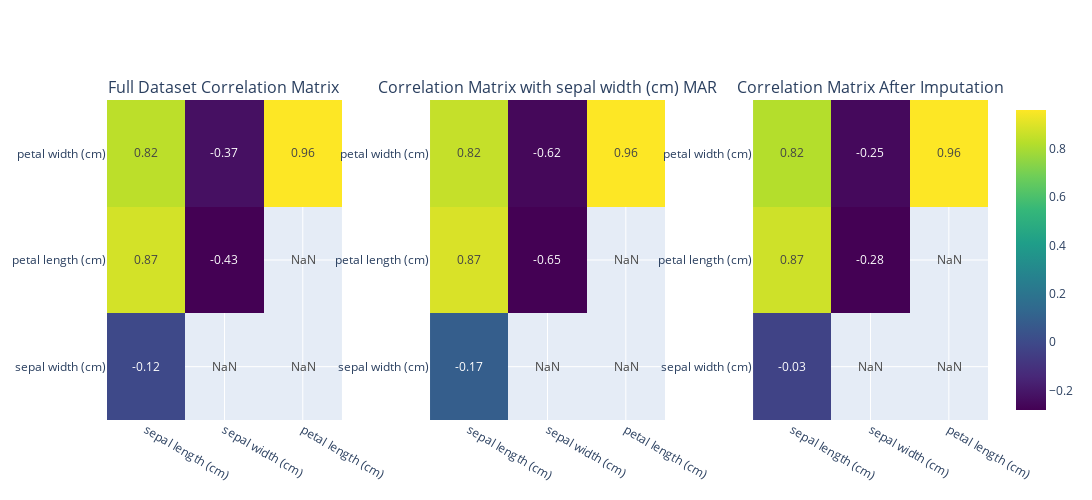

This figure's notebook cell:
### Markdown cell above
<div style="width: 100%; max-width: 100%; background-color: #fefefe; border: 1px solid #333; border-radius: 10px; padding: 20px; font-family: Arial, sans-serif; box-sizing: border-box;">
  <h3 style="color: #18453B; text-align: center;">Problem 2: Correlations and MAR Missingness (10 points)</h3>
  
  <p style="color: #34495e; line-height: 1.6;">
    Next, we will do the same set of steps as in the previous problem, but now for MAR. To make this easy, you will use almost everything you just did in the previous problem. That is, use the iris dataset, make correlation heatmaps, and so on. The difference is that you will not create the missing values radnomly but according to some pattern in another column. 
  </p>
  
  <ul style="color: #34495e; line-height: 1.6;">
    <li>Copy your code from problem 1 to here and get ready to modify it.</li>
    <li>Pick a column to add missing values to.</li>
    <li>Add the missing values, `np.nan`, to the column based on values in one of the other columns. You can do this however you want, but an easy way to start is by creating missing values when the value in another column is above a certain value.</li>
    <li>Again, compare correlation heatmaps for a few choices (e,g,m columns, missingness rules, etc.).</li>
    <li>How did the correlation heatmap change for this MAR case compared with the MCAR case? 
    <li>In a markdown cell, summarize what you learned and what advice you would give to your future self when you are working on data science projects.</li>
  </ul>

  Yes, I will give you some background and code to start with! AS always, comment it if you use any of it.
  
  <!-- <div style="background-color: #6FC276; color: white; padding: 10px; margin-top: 20px; text-align: center; border-radius: 5px;">
    <strong>Tip:</strong> Plan carefully!
  </div> -->
</div>

### Code cell
### ANSWER

import numpy as np
import pandas as pd
import seaborn as sns
import matplotlib.pyplot as plt
from sklearn import datasets

# MAR: Make 'sepal width' missing based on 'petal length'
def introduce_MAR(dataframe, column_to_remove, reference_column, threshold):
    df_mar = dataframe.copy()
    
    # 'petal length' is above the threshold, then apply the mask to that entry
    mask = df_mar[reference_column] > threshold
    
    # add missing values in 'sepal width' where 'petal length' is above the threshold
    df_mar.loc[mask, column_to_remove] = np.nan
    return df_mar

victim_col = 'sepal width (cm)'

# set 'petal length' threshold for MAR
df_mar = introduce_MAR(df, victim_col, 'petal length (cm)', threshold=4.5)

# stats of mutilated data set
mean_val = df_mar[victim_col].mean()
std_val = df_mar[victim_col].std()

# impute missing values using randn (Poor Man's EM)

# get missing indices
missing_indices = df_mar[victim_col].isna()
df_imputed = df_mar.copy()

# put in random values sampled from a normal curve with same stats as original
df_imputed.loc[missing_indices, victim_col] = np.random.randn(missing_indices.sum()) * std_val + mean_val

# heatmap with MAR
plot_better_heatmap_subplots([df, df_mar, df_imputed],["Full Dataset Correlation Matrix", f"Correlation Matrix with {victim_col} MAR", "Correlation Matrix After Imputation"])

### Figure 1 — Plotly figure (JSON) as saved in the notebook; plotly's stock layout.template omitted (floating-point values rounded to 4 significant figures)
{"data": [{"colorscale": [[0, "#440154"], [0.1111, "#482878"], [0.2222, "#3e4989"], [0.3333, "#31688e"], [0.4444, "#26828e"], [0.5556, "#1f9e89"], [0.6667, "#35b779"], [0.7778, "#6ece58"], [0.8889, "#b5de2b"], [1, "#fde725"]], "showscale": false, "text": [[-0.12, NaN, NaN], [0.87, -0.43, NaN], [0.82, -0.37, 0.96]], "texttemplate": "%{text:.2f}", "type": "heatmap", "x": ["sepal length (cm)", "sepal width (cm)", "petal length (cm)"], "xaxis": "x", "y": ["sepal width (cm)", "petal length (cm)", "petal width (cm)"], "yaxis": "y", "z": [[-0.12, NaN, NaN], [0.87, -0.43, NaN], [0.82, -0.37, 0.96]]}, {"colorscale": [[0, "#440154"], [0.1111, "#482878"], [0.2222, "#3e4989"], [0.3333, "#31688e"], [0.4444, "#26828e"], [0.5556, "#1f9e89"], [0.6667, "#35b779"], [0.7778, "#6ece58"], [0.8889, "#b5de2b"], [1, "#fde725"]], "showscale": false, "text": [[-0.17, NaN, NaN], [0.87, -0.65, NaN], [0.82, -0.62, 0.96]], "texttemplate": "%{text:.2f}", "type": "heatmap", "x": ["sepal length (cm)", "sepal width (cm)", "petal length (cm)"], "xaxis": "x2", "y": ["sepal width (cm)", "petal length (cm)", "petal width (cm)"], "yaxis": "y2", "z": [[-0.17, NaN, NaN], [0.87, -0.65, NaN], [0.82, -0.62, 0.96]]}, {"colorscale": [[0, "#440154"], [0.1111, "#482878"], [0.2222, "#3e4989"], [0.3333, "#31688e"], [0.4444, "#26828e"], [0.5556, "#1f9e89"], [0.6667, "#35b779"], [0.7778, "#6ece58"], [0.8889, "#b5de2b"], [1, "#fde725"]], "showscale": true, "text": [[-0.03, NaN, NaN], [0.87, -0.28, NaN], [0.82, -0.25, 0.96]], "texttemplate": "%{text:.2f}", "type": "heatmap", "x": ["sepal length (cm)", "sepal width (cm)", "petal length (cm)"], "xaxis": "x3", "y": ["sepal width (cm)", "petal length (cm)", "petal width (cm)"], "yaxis": "y3", "z": [[-0.03, NaN, NaN], [0.87, -0.28, NaN], [0.82, -0.25, 0.96]]}], "layout": {"annotations": [{"font": {"size": 16}, "showarrow": false, "text": "Full Dataset Correlation Matrix", "x": 0.1333, "xanchor": "center", "xref": "paper", "y": 1, "yanchor": "bottom", "yref": "paper"}, {"font": {"size": 16}, "showarrow": false, "text": "Correlation Matrix with sepal width (cm) MAR", "x": 0.5, "xanchor": "center", "xref": "paper", "y": 1, "yanchor": "bottom", "yref": "paper"}, {"font": {"size": 16}, "showarrow": false, "text": "Correlation Matrix After Imputation", "x": 0.8667, "xanchor": "center", "xref": "paper", "y": 1, "yanchor": "bottom", "yref": "paper"}], "height": 500, "showlegend": false, "width": 1500, "xaxis": {"anchor": "y", "domain": [0, 0.2667]}, "xaxis2": {"anchor": "y2", "domain": [0.3667, 0.6333]}, "xaxis3": {"anchor": "y3", "domain": [0.7333, 1]}, "yaxis": {"anchor": "x", "domain": [0, 1]}, "yaxis2": {"anchor": "x2", "domain": [0, 1]}, "yaxis3": {"anchor": "x3", "domain": [0, 1]}}}
